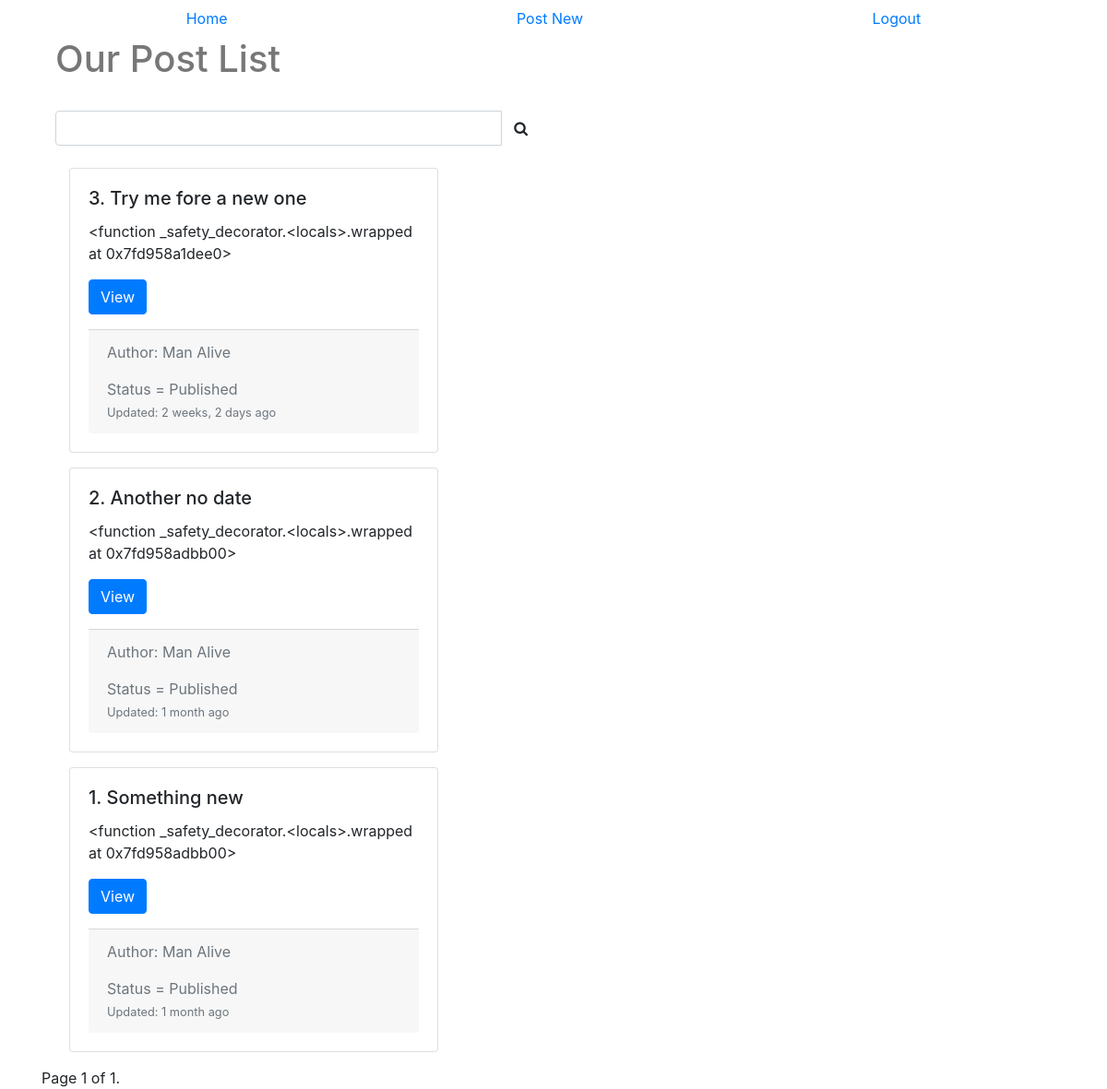
Page / (signed in) on the earlier database version.
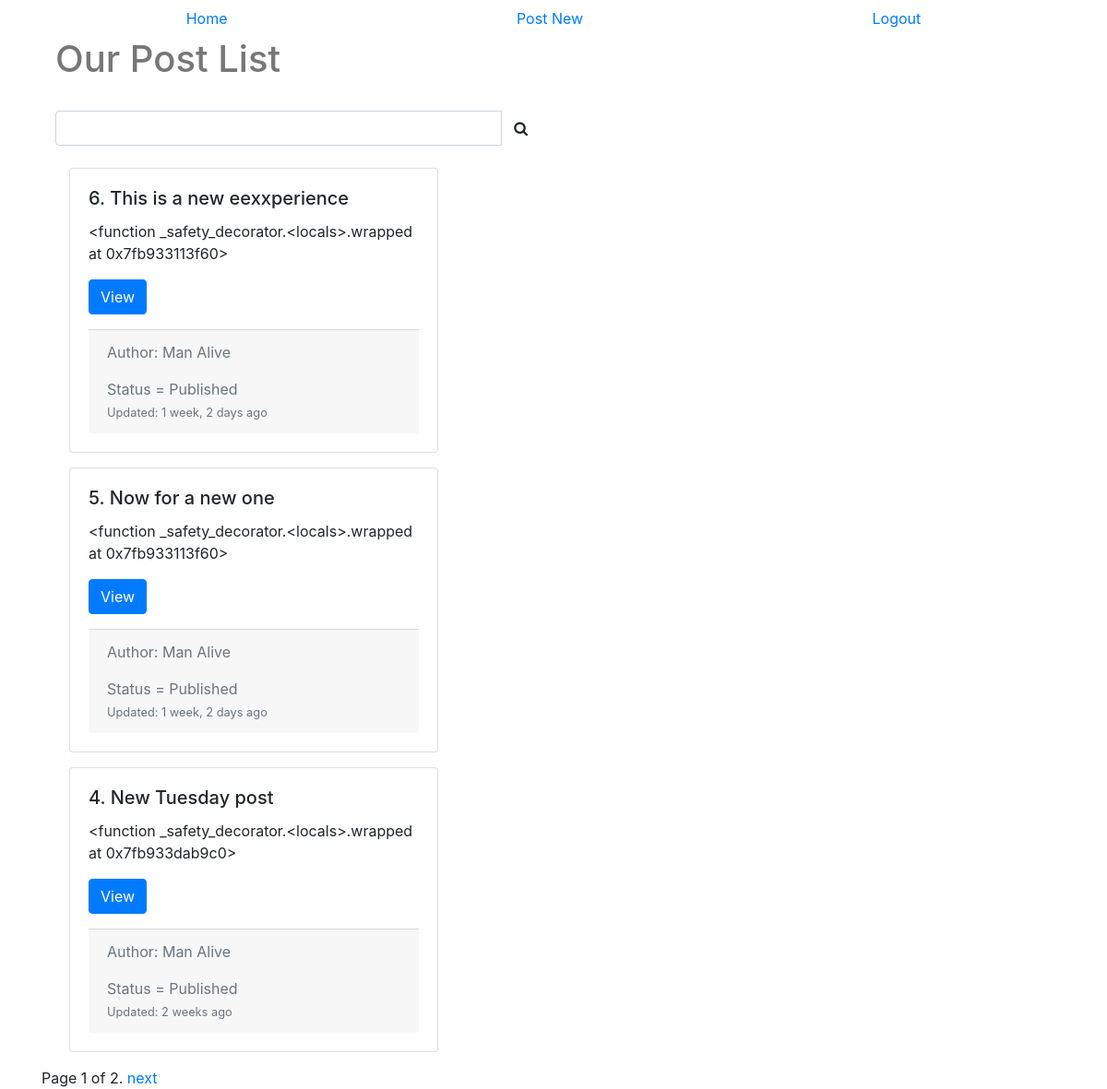
Same page on the later database version.
### work_posts/models.py (models this page shows, shortened)
class Post(models.Model):
    user = models.ForeignKey(settings.AUTH_USER_MODEL, default=1)
    title = models.CharField(max_length=150)
    slug = models.SlugField(unique=True)
    image = models.ImageField(upload_to=upload_location,
                              null=True,
                              blank=True,
                              height_field='height_field',
                              width_field='width_field')
    height_field = models.IntegerField(default=0)
    width_field = models.IntegerField(default=0)
    content = models.TextField()
    draft = models.BooleanField(default=False)
    publish = models.DateField(auto_now=False, auto_now_add=False, blank=True, null=True)
    read_time = models.IntegerField(default=0)
    create_date = models.DateTimeField(auto_now=True, auto_now_add=False)
    update_date = models.DateTimeField(auto_now=False, auto_now_add=True)
    objects = PostManager() # this instanciated the class
    def get_absolute_url(self):
        return reverse('detail', kwargs={'slug': self.slug})
    class Meta:
        ordering = ["-create_date"] # will govern the sort order
    def get_markdown(self):
        content = self.content
        marked_down = markdown(content)
        return mark_safe(marked_down) # now it is marked safe and the html will be rendered

### work_posts/views.py (the view, shortened to what this page needs)
# urls.py: url(r'^$', views.post_list, name='list'),
def post_list(request):
    print(f'Post|List| user = {request.user.username}')
    if not request.user.is_superuser or not request.user.is_staff:
        queryset_list = Post.objects.active() #this will now get the model manager version of the override on all, called active
    else:
        queryset_list = Post.objects.all()
    query = request.GET.get('q') # the value that is after q=
    paginator = Paginator(queryset_list, 3)
    page_request_var = 'lpage'
    page = request.GET.get(page_request_var)
    try:
        queryset = paginator.page(page)
    except PageNotAnInteger:
        queryset = paginator.page(1)
    except EmptyPage:
        queryset = paginator.page(paginator.num_pages)
    context = {
        'title': 'The list of stuff for all',
        'object_list': queryset,
        'page_request_var': page_request_var
    }
    return render(request, 'post_list.html', context)

### templates/post_list.html (shortened to what this page needs)
{% extends "base.html" %}
{% block content %}
<div class="col-sm-6 col-sm-offset-3">
<h1>Our Post List</h1>
<br/>
<form method="GET" action="">
    <div class="input-group">
        <input class="form-control" type="text" name="q" placeholder="Search posts" value="{{ request.GET.q}} ">
        <span class="input-group-btn">
            <button class="btn btn-default" type="submit"><i class="fa fa-search"></i> </button>
        </span>
    </div>
</form><br/>
<div class="card-deck">
    <div class="col-sm-12">
{% for obj in object_list %}
        <div class="card" style="max-width: 400px;">
        <div class="card-body">
            <h5 class="card-title">{{ obj.id }}. {{ obj.title }}</h5>
        <p class="card-text">{{ obj.get_markdown }}</p>
        <p> <a href='{{ obj.get_absolute_url }}' class = 'btn btn-primary' role='button'>View</a>   </p>
         <div class="card-footer text-muted">
            {% if obj.user.get_full_name %}
                <p>Author: {{ obj.user.get_full_name }}</p>
            {% else %}
                <p>{{ obj.user.name }}</p>
            {% endif %}
             Status =
            {% if obj.draft %}
            <span style="color:red;">Draft</span>
            {% else %}
            Published
            {% endif %}<br/>
             <small>    Updated: {{ obj.update_date|timesince }} ago</small>
        </div>
        </div></div>
        <div class="mt-3" /></div>
{% endfor %}
</div>
    <div class="pagination">
    <span class="step-links">
        <span class="current">
            Page {{ object_list.number }} of {{ object_list.paginator.num_pages }}.
        </span>
        {% if object_list.has_next %}
            <a href="?{{ page_request_var }}={{ object_list.next_page_number }}{% if request.Get.g %}&q={{ request.GET.q }}{% endif %}">next</a>
        {% endif %}
    </span>
    </div>
{% endblock content%}

Differences in the rows shown:
no longer on this page (row edited): Post: id "3", title "Try me fore a new one", get_markdown "<function _safety_decorator.<locals>.wrapped at 0x7fd958a1dee0>", user.get_full_name "Man Alive", draft "Published", update_date "2 weeks, 2 days"
no longer on this page (row edited): Post: id "2", title "Another no date", get_markdown "<function _safety_decorator.<locals>.wrapped at 0x7fd958adbb00>", user.get_full_name "Man Alive", draft "Published", update_date "1 month"
no longer on this page (row edited): Post: id "1", title "Something new", get_markdown "<function _safety_decorator.<locals>.wrapped at 0x7fd958adbb00>", user.get_full_name "Man Alive", draft "Published", update_date "1 month"
added Post: id "6", title "This is a new eexxperience", get_markdown "<function _safety_decorator.<locals>.wrapped at 0x7fb933113f60>", user.get_full_name "Man Alive", draft "Published", update_date "1 week, 2 days"
added Post: id "5", title "Now for a new one", get_markdown "<function _safety_decorator.<locals>.wrapped at 0x7fb933113f60>", user.get_full_name "Man Alive", draft "Published", update_date "1 week, 2 days"
added Post: id "4", title "New Tuesday post", get_markdown "<function _safety_decorator.<locals>.wrapped at 0x7fb933dab9c0>", user.get_full_name "Man Alive", draft "Published", update_date "2 weeks"
Other differences:
{{ object_list.paginator.num_pages }}: "1" → "2"
text now shown: "next"
